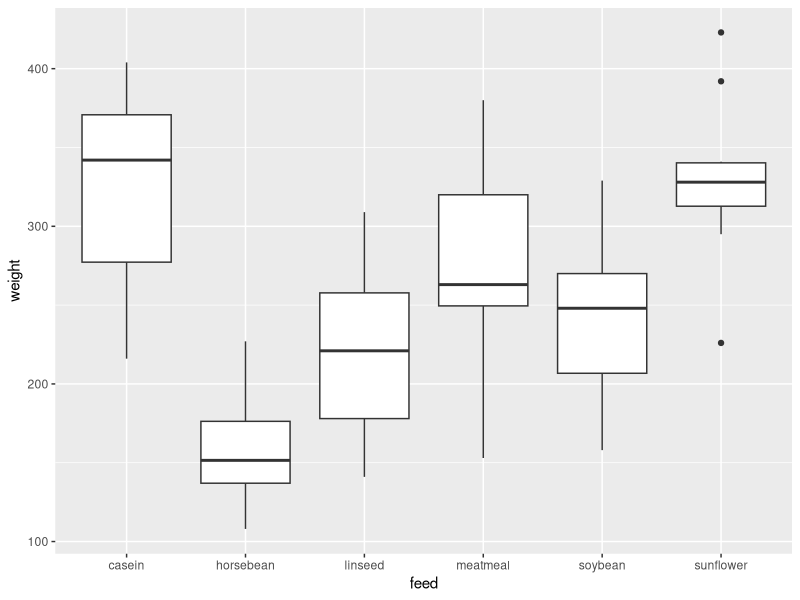
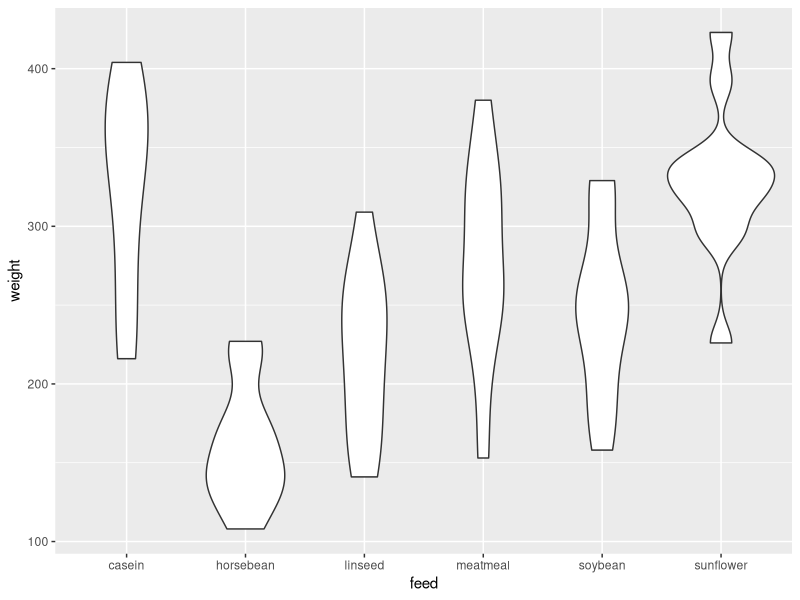
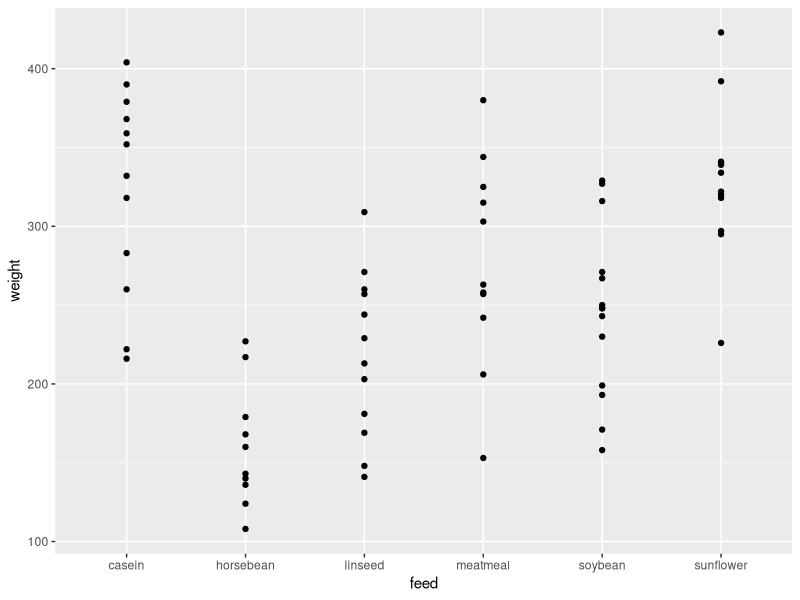
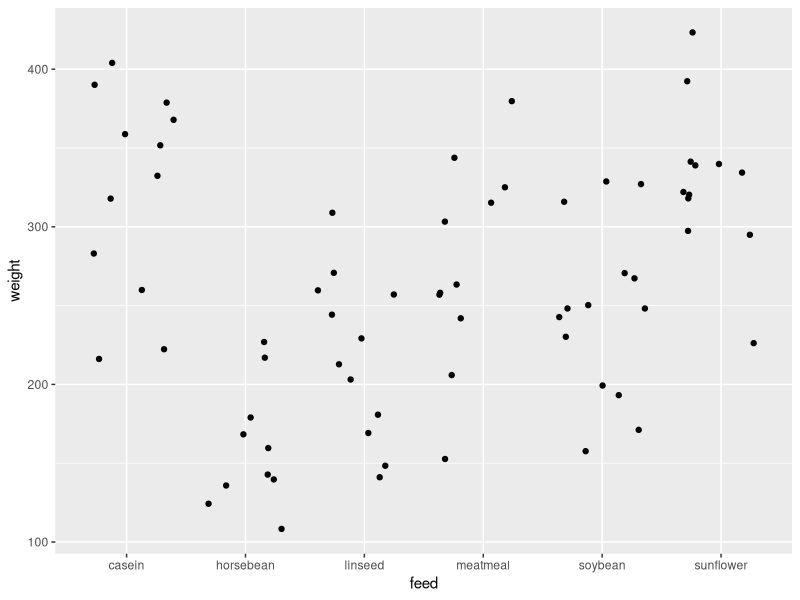
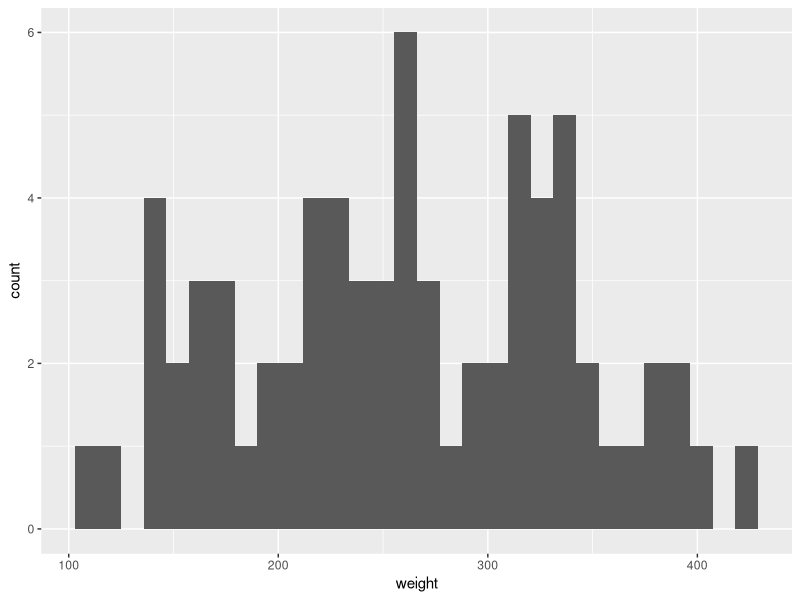
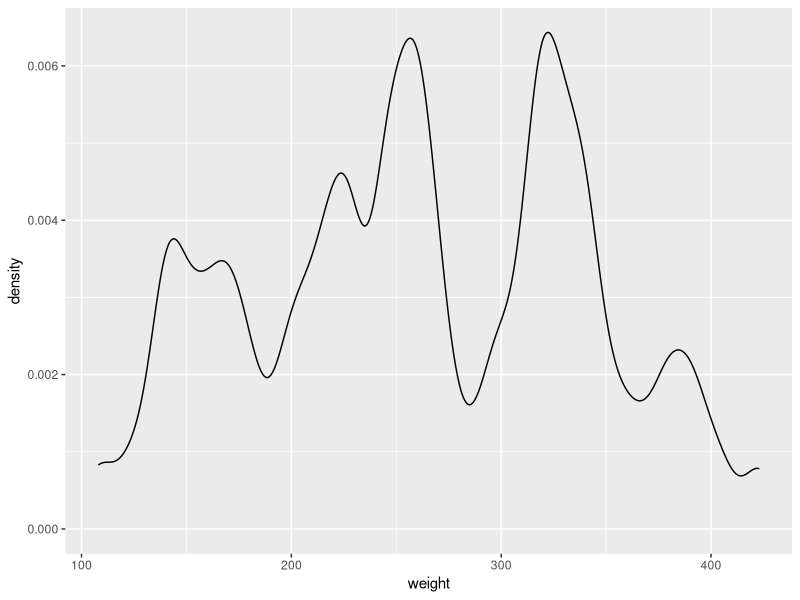
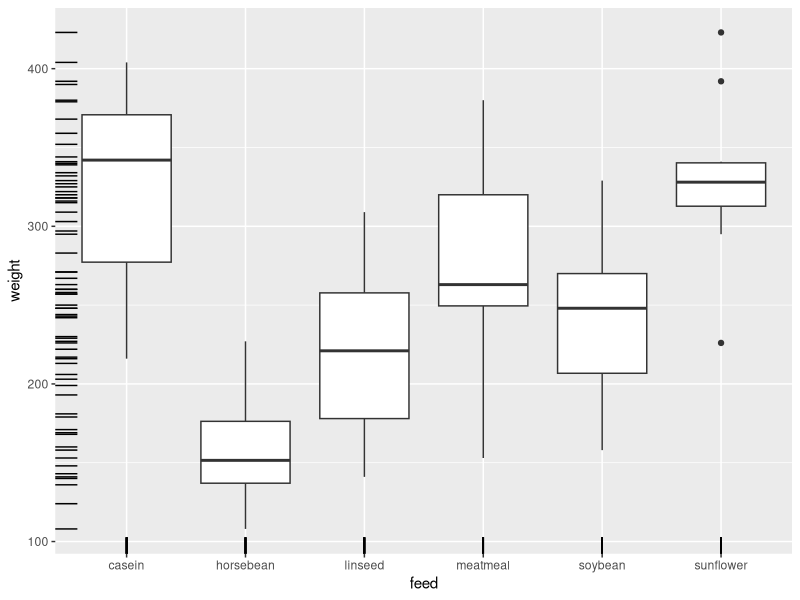
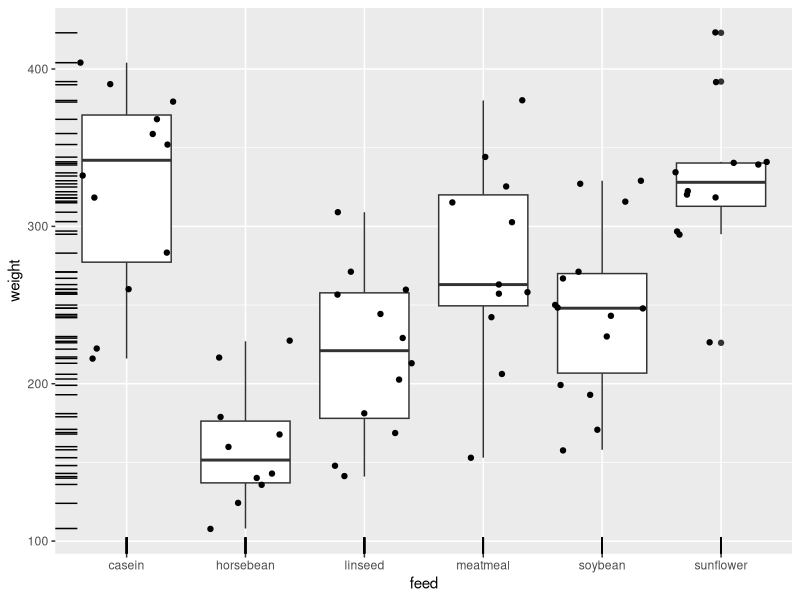

The R source for these figures, in order:
## ---- chunk 1
knitr::opts_chunk$set(echo = TRUE)
## ---- chunk 2
## loading ggplot2 package
library(ggplot2)
## Then we can load a demonstration dataset
data(chickwts)
View(chickwts)

## Then we declare a new graphics and associate 
## a dataset. Here the aes (aesthetic) argument is set
## to feed and len that correspond to Insectfeeds dataset column names and 
## will be the x and y axes respectively.
p <- ggplot(data=chickwts, aes( x=feed, y=weight))

## We have to indicate the type of requested graphics 
p.bp <- p + geom_boxplot()
print(p.bp)

## We can also easily produce a violin plot using the following instructions

p.vp <- p + geom_violin()
print(p.vp)
## ---- chunk 3
## We can for instance show the values associated to each feed
p.pt <- p + geom_point()
print(p.pt)

## However as they are some ties it may be advised to
## use the jitter option that will add some randomness to the value of the x axis (that here are categorical but can be viewed as 1, 2, 3...)
p.jt <- p + geom_jitter()
print(p.jt)

## ---- chunk 4

## Then we declare a new graphics and associate 
ggplot(data=chickwts, aes(x=weight)) + geom_histogram()

## ---- chunk 5
ggplot(data=chickwts, aes(x=weight)) + geom_density(adjust = 1/4)
## ---- chunk 6
## One can add a rug to the boxplot graphics
p.bp + geom_rug()

## One can display the scattered values on the boxplot

p.bp + geom_jitter() + geom_rug()
## ---- chunk 7
## First let's calculate the mean and standard deviation values
chickwts.mean <- tapply(chickwts$weight, chickwts$feed, mean)
chickwts.sd <- tapply(chickwts$weight, chickwts$feed, sd)
chickwts.summary <- data.frame(mean=chickwts.mean, 
                               sd=chickwts.sd,
                               feed=names(chickwts.mean))

## Now let's create the diagram

ggplot(data=chickwts.summary, mapping=aes(x=feed, y=mean, fill=feed))  +    
  geom_bar(stat="identity") + 
  geom_errorbar(mapping=aes(ymin=mean-sd, ymax=mean+sd),
                        width=.2,
                        position=position_dodge(.9)) +
  scale_fill_manual(values=c("#A6CEE3",
                             "#1F78B4",
                             "#B2DF8A",
                             "#33A02C",
                             "#FB9A99",
                             "#E31A1C")) + 
  theme_minimal() +
  theme(legend.position="top") +
  coord_flip()
## ---- chunk 8


